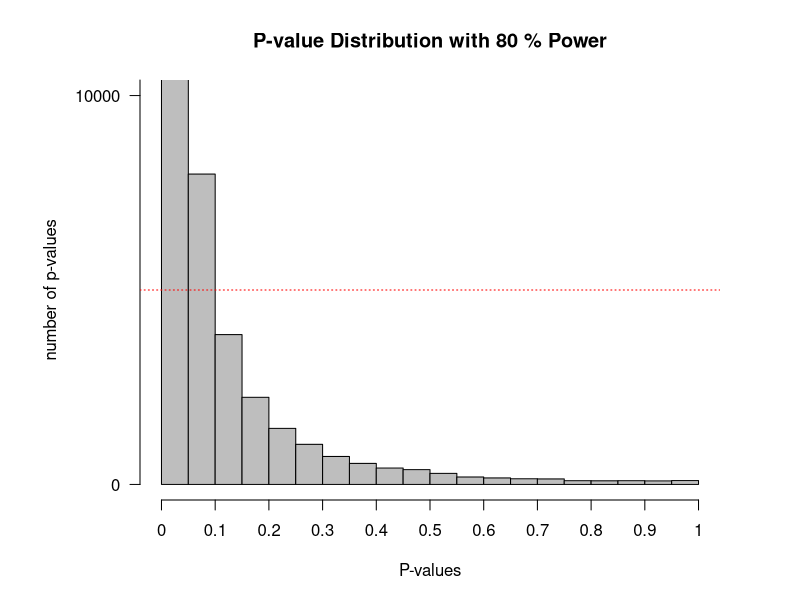
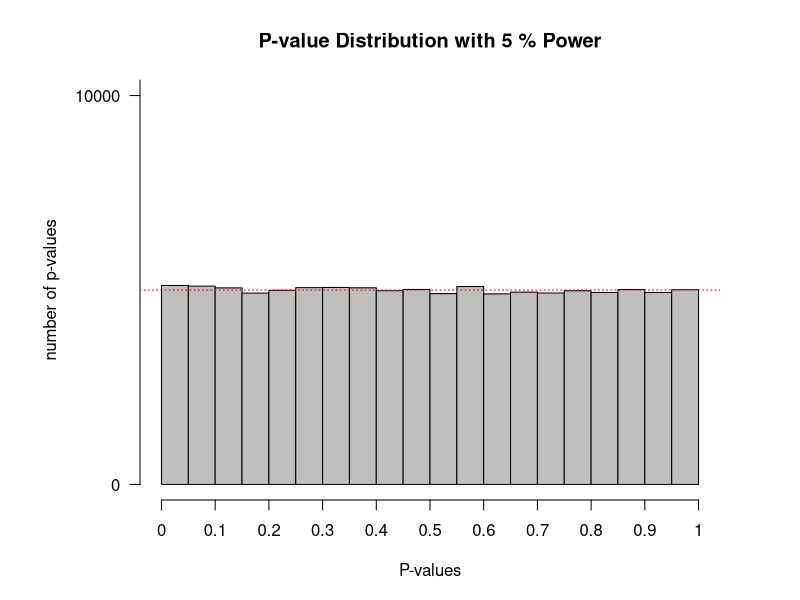
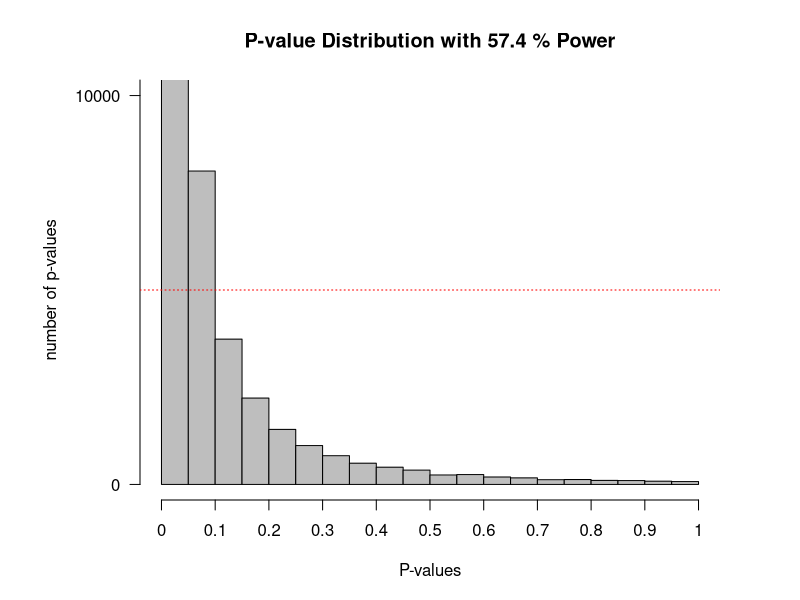

These figures' R source, in order: (Note: this script raises an error after producing the figures.)
## ---- chunk 1
iq_test = function(n, M, nSims, sd, level=0.05) {
  
  p <- numeric(nSims)
  bars <- 20
  
  for(i in 1:nSims) {
    x <- rnorm(n = n, mean = M, sd = SD)
    z <- t.test(x, mu=100)
    p[i] <- z$p.value
  }

  (sum(p < level)/nSims)

  power <- pwr.t.test(d=(M-100)/SD, n=n,sig.level=level,type="one.sample",alternative="two.sided")$power

  op <- par(mar = c(5,7,4,4))
  hist(p, breaks=bars, xlab="P-values", ylab="number of p-values\n", axes=FALSE,
      main=paste("P-value Distribution with",round(power*100, digits=1),"% Power"),
      col="grey", xlim=c(0,1), ylim=c(0, 10000))
      axis(side=1, at=seq(0,1, 0.1), labels=seq(0,1,0.1))
      axis(side=2, at=seq(0,nSims, nSims/10), labels=seq(0,nSims, nSims/10), las=2)
  
  abline(h=nSims/bars, col="red", lty=3)

}
## ---- chunk 2
# Load pwr package to easily calculate the statistical power
if(!require(pwr)) { install.packages('pwr') }
library(pwr)
#Disable scientific notation (1.05e10)
options(scipen=999)
#Set number of simulations
nSims <- 100000 #number of simulated experiments
M<-106 #Mean IQ score in the sample (will be compared with 100 in a one-sample t-test)
n<-51 #set sample size
SD<-15 #SD of the simulated data

iq_test(n, M, nSims, SD)
## ---- chunk 3
# Load pwr package to easily calculate the statistical power
if(!require(pwr)) { install.packages('pwr') }
library(pwr)
#Disable scientific notation (1.05e10)
options(scipen=999)
#Set number of simulations
nSims <- 100000 #number of simulated experiments
M<-100 #Mean IQ score in the sample (will be compared with 100 in a one-sample t-test)
n<-51 #set sample size
SD<-15 #SD of the simulated data

iq_test(n, M, nSims, SD)
## ---- chunk 4
# Load pwr package to easily calculate the statistical power
if(!require(pwr)) { install.packages('pwr') }
library(pwr)
#Disable scientific notation (1.05e10)
options(scipen=999)
#Set number of simulations
nSims <- 100000 #number of simulated experiments
M<-106 #Mean IQ score in the sample (will be compared with 100 in a one-sample t-test)
n<-51 #set sample size
SD<-15 #SD of the simulated data

iq_test(n, M, nSims, SD, 0.01)
## ---- chunk 5
library(knitr)
include_graphics("gpower_b.png")
## ---- chunk 6
library(knitr)
include_graphics("gpower_d.png")
## ---- chunk 7
library(knitr)
include_graphics("gpower_graph.png")
## ---- chunk 8

p_values <- c(
  0.00000019,
  0.00135,
  0.00207,
  0.00052,
  0.0385,
  0.0238,
  0.0524,
  0.000000554,
  0.00349,
  0.0192,
  0.0884,
  0.459,
  0.00185
)

bins <- cut(p_values, breaks = seq(0, 0.05, 0.01), include.lowest = TRUE, right = FALSE)

counts <- table(bins)
total <- sum(counts)
percentages <- 100 * counts / total

labels <- c(".01", ".02", ".03", ".04", ".05")

plot(percentages,
     type = "o", col = "blue", lwd = 2, xaxt = "n", ylim = c(0, 100),
     xlab = "p-value", ylab = "Percentage of test results",
     main = "P-Curve (Observed Significant p-values)")
axis(1, at = 1:5, labels = labels)

text(1:5, percentages + 5, paste0(round(percentages), "%"), col = "blue")


abline(h = 20, col = "red", lty = 2)

# Legend
legend("topright",
       legend = c("Observed p-curve", "Null of no effect"),
       col = c("blue", "red", "darkgreen"),
       lty = c(1, 2, 3),
       bty = "n")
